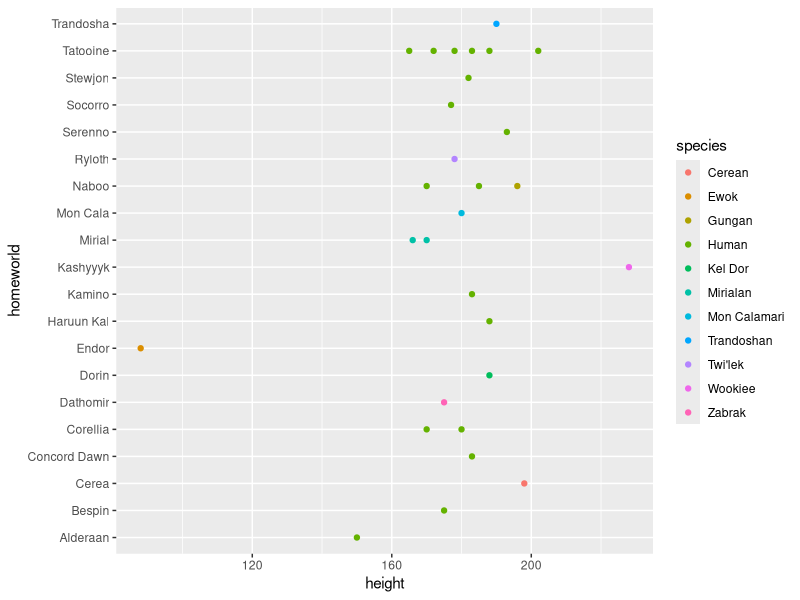
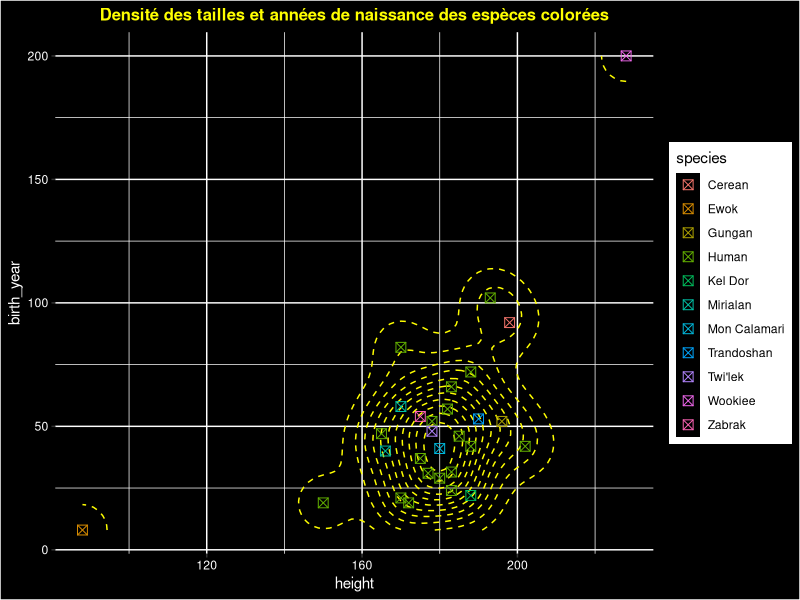

Write the R code that produced these figures, in order.
install.packages("dplyr") # instaler le package dplyr
library(dplyr)
install.packages("ggplot2")
library(ggplot2)
data("starwars") #dans dplyr il y a un jeu de donné starwars
starwars
head(starwars)
colSums(is.na(starwars)) #pour voir ou il a des NA

install.packages("ggplot2")
library(ggplot2)

###enlever les NA des données et autres testes###

data <- starwars |> filter(!is.na(height) & !is.na(mass) & !is.na(hair_color)& !is.na(birth_year) & !is.na(sex)& !is.na(gender)& !is.na(homeworld)& !is.na(species))
head(data)


###premier graph###
ggplot(data)+
  geom_point(aes(x = height, y = homeworld, color= species))

#je veux un graphique de densité 2d avec les especes en point de couleur
#pour voir la répartition des especes selon height et birth_year


ggplot (data)+
  geom_density_2d(aes(x = height, y = birth_year), color = "yellow", linetype = 8)+ #densité 2d, couleure jaune
  geom_point(aes(x = height, y = birth_year, color = species),size = 3, alpha = 2, shape = 7)+ # points de couleure pour espèces
  theme(
    panel.background = element_rect(fill = "black"), #le fond du graphique en noir
    plot.background = element_rect(fill = "black"), # l'arriere du graphique en noir 
    axis.text = element_text(color = "white"), #texte = les epeces en blanc
    axis.title = element_text(color = "white"), # nom des axes en blans
    plot.title = element_text(hjust = 0.5, face = "bold", size = 12, color = "yellow"))+ #taille et couleur du titre 
  ggtitle("Densité des tailles et années de naissance des espèces colorées")


